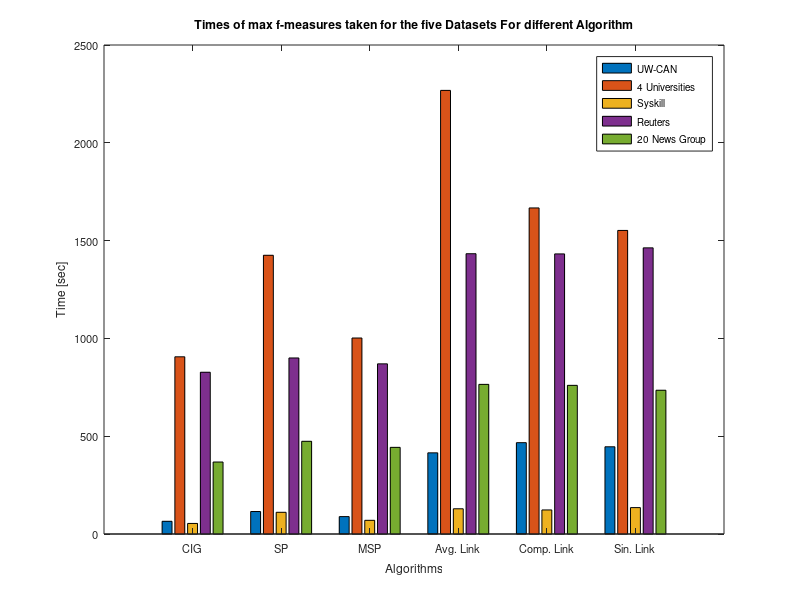

Recreate this plot in MATLAB.
%CIG - Single Pass - Mod Single Pass, Average Linkage, Complete Linkage,
%Single Linkage
yBar=[65 906 54 827 368;
      115 1425 111 900 474;
      89 1002 70 870 443;
      415 2268 129 1433 765;
      467 1667 123 1432 760;
      446 1552 135 1463 735
      ]
bar(yBar);
title('Times of max f-measures taken for the five Datasets For different Algorithm');
leg = legend('UW-CAN','4 Universities', 'Syskill', 'Reuters', '20 News Group');
set(gca,'XTickLabel',{'CIG','SP','MSP', 'Avg. Link', 'Comp. Link', 'Sin. Link'},  'FontSize', 8) 
xlabel('Algorithms');
ylabel('Time [sec]');
